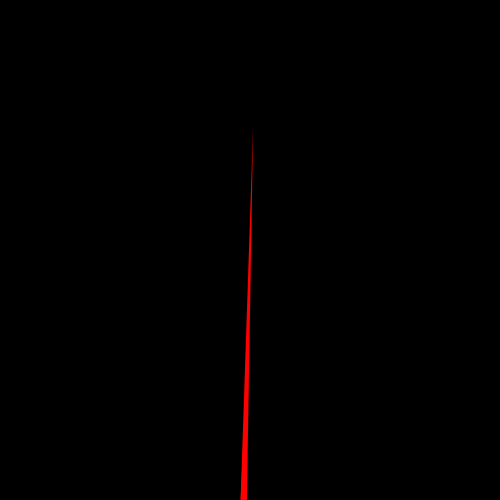
Frame 1 (no input)
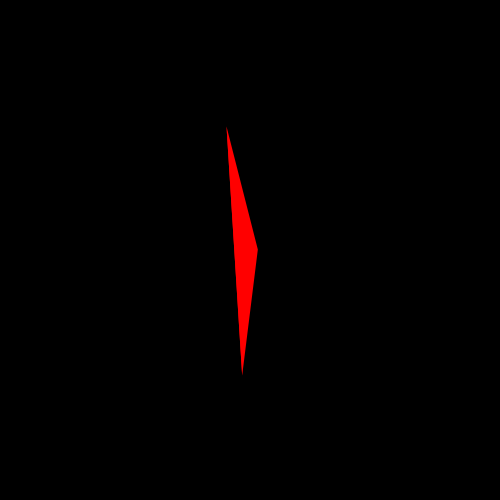
Frame 60 (the mouse pressed at the canvas centre just before this capture)
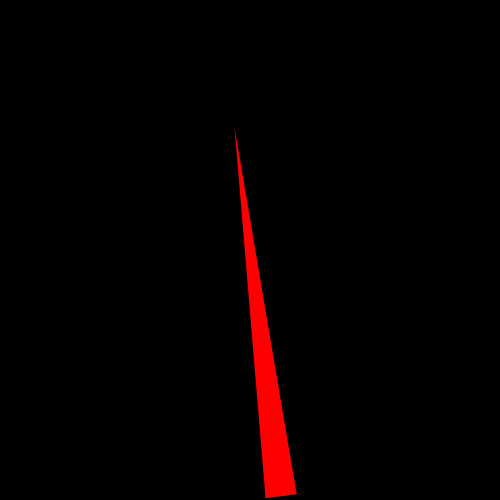
Frame 120 (the mouse held since frame 60 and released just before this capture)

The Processing sketch that drew these frames (run headless with seeded random() and noise(); from frame 60 on, the mouse is pressed at the canvas centre):

// Processing sketch: processing_64650
// ── processing_64650.pde

void setup() {
  size(500, 500);
  background(0);
  smooth();
  noStroke();
  frameRate(24);
}

int h=500/2;

float angle=0;

void draw() {
  angle+= TWO_PI/250;
  if (angle>TWO_PI) {
    angle = 0;
  }
  float xx = h*cos(angle);
  float yy = h*sin(angle);

  background(0);
  pushMatrix();
  translate(width/2, height/2);
  fill(255, 0, 0);
      rotate(angle);

  triangle(0, -h*xx/width, -h*yy/height, xx, h*yy/height, xx);
  triangle(0, h*xx/width, -h*yy/height, xx, h*yy/height, xx);

  popMatrix();
}
